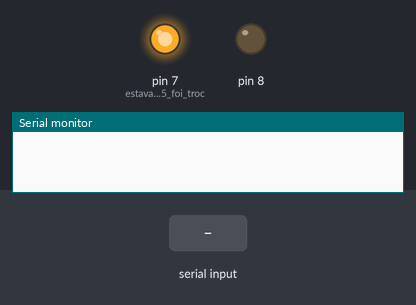
Recording of a sketch running on a simulated Arduino Uno, built with avr-gcc and run on an emulated ATmega328P. On the bench: output pins drawn as LEDs (lit = HIGH), the last lines printed to the serial monitor. The inputs (shaded band) are chosen by the test bench.

Above: at 1.2 s.
1.3 s: "on\n" received over the second serial link
At 1.6 s:
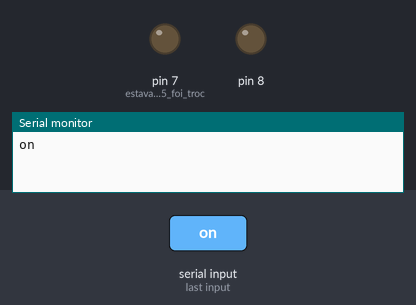
Timing chart, 0 to 4.3 s (numbered marks = the images above; inputs shaded):
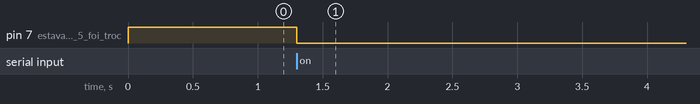

The sketch:

Projeto_lora_recebidos_dados.ino
```cpp
#include <SoftwareSerial.h>;
SoftwareSerial lora(5,4);

int recebido;
int presenca = 10;
int situacao;
/* Novo bloco inserido*/
unsigned long tempoagora = 0;
unsigned long tempofim = 0;
unsigned long tempoleitura1 = 0;
unsigned long tempoleitura2 = 0;
unsigned long tempoleitura3 = 0;
unsigned long tempoleitura4 = 0;
/* fim novo bloco*/
void setup() {
  pinMode(presenca, INPUT);
  pinMode(7,OUTPUT);// estava no pino 5 foi trocado para o 7
  pinMode(8,OUTPUT);
  // put your setup code here, to run once:
  Serial.begin(9600);
  lora.begin(9600);
  digitalWrite(7,HIGH);

}

void loop() {

  /*tempoagora = millis();
  if ((tempoagora - tempoleitura3) > 1000){
    lora.print("chegou");
    tempoleitura3 = millis();
  }*/
/*_____________________________codigo eficiente______________________________*/
  /*if (lora.available() >1){
    String input = lora.readString();
    //Serial.println(input);
    //Serial.print(input);

    if (input =="on"){
      digitalWrite(7,LOW);
      Serial.println(input);
      delay(19000);
    }
    if (input =="off"){
      Serial.println(input);
      digitalWrite(7,HIGH);

    }
  }*/
 /* ____________________________________final_____________*/

  /*if (lora.available() >1){
      String input = lora.readString();
      //Serial.println(input);
      //Serial.print(input);

      if (input =="on"){
      digitalWrite(7,LOW);
      Serial.println(input);
      tempoagora = millis();
      }
      if (input =="off"){
        if((millis() - tempoagora)>=19000){
          Serial.println(input);
          digitalWrite(7,HIGH);
          /*tempoagora = millis();*/


      /*}
  }
  }*/

  /*____________________________________________________*/

  if (lora.available()){
      String input = lora.readStringUntil('\n');
      //Serial.println(input);
      //Serial.print(input);


      if (input =="on"){
      digitalWrite(7,LOW);
      Serial.println(input);
      tempoagora = millis();
      }
      if (input =="off"){
        if((millis() - tempoagora)>=19000){
          Serial.println(input);
          digitalWrite(7,HIGH);
          /*tempoagora = millis();*/


      }
  }
  }


    /*tempoagora = millis();
    if(input =="off"){
      if((tempoagora - tempoleitura3) >=1000){
      lora.print("desligada");
      //Serial.print("on");
      Serial.print("On detectado");
      Serial.print("\n");
      tempoleitura3 = millis();


  }
    }
    tempoagora = millis();
    if(input =="on"){
      if((tempoagora - tempoleitura3) >=1000){
        lora.print("Ligada");
        //Serial.print("on");
        tempoleitura3 = millis();

    }


}
  }*/
}
```

Measured:
- after the input at 1.3 s, pin 7 (estava_no_pino_5_foi_troc): HIGH → LOW at once
